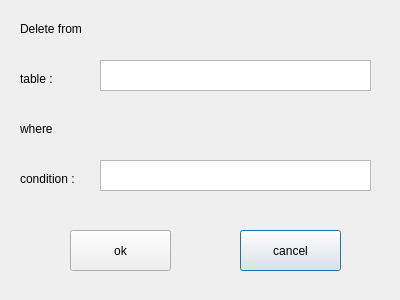
<?xml version="1.0" encoding="UTF-8"?>
<ui version="4.0">
 <class>Dialog</class>
 <widget class="QDialog" name="Dialog">
  <property name="geometry">
   <rect>
    <x>0</x>
    <y>0</y>
    <width>400</width>
    <height>300</height>
   </rect>
  </property>
  <property name="windowTitle">
   <string>Dialog</string>
  </property>
  <widget class="QPushButton" name="cancel_btn">
   <property name="geometry">
    <rect>
     <x>240</x>
     <y>230</y>
     <width>101</width>
     <height>41</height>
    </rect>
   </property>
   <property name="text">
    <string>cancel</string>
   </property>
  </widget>
  <widget class="QPushButton" name="ok_btn">
   <property name="geometry">
    <rect>
     <x>70</x>
     <y>230</y>
     <width>101</width>
     <height>41</height>
    </rect>
   </property>
   <property name="text">
    <string>ok</string>
   </property>
  </widget>
  <widget class="QLabel" name="label">
   <property name="geometry">
    <rect>
     <x>20</x>
     <y>20</y>
     <width>101</width>
     <height>17</height>
    </rect>
   </property>
   <property name="text">
    <string>Delete from</string>
   </property>
  </widget>
  <widget class="QLabel" name="label_2">
   <property name="geometry">
    <rect>
     <x>20</x>
     <y>70</y>
     <width>61</width>
     <height>17</height>
    </rect>
   </property>
   <property name="text">
    <string>table :</string>
   </property>
  </widget>
  <widget class="QLabel" name="label_3">
   <property name="geometry">
    <rect>
     <x>20</x>
     <y>170</y>
     <width>81</width>
     <height>17</height>
    </rect>
   </property>
   <property name="text">
    <string>condition : </string>
   </property>
  </widget>
  <widget class="QLabel" name="label_4">
   <property name="geometry">
    <rect>
     <x>20</x>
     <y>120</y>
     <width>67</width>
     <height>17</height>
    </rect>
   </property>
   <property name="text">
    <string>where</string>
   </property>
  </widget>
  <widget class="QTextEdit" name="table_edt">
   <property name="geometry">
    <rect>
     <x>100</x>
     <y>60</y>
     <width>271</width>
     <height>31</height>
    </rect>
   </property>
  </widget>
  <widget class="QTextEdit" name="condition_edt">
   <property name="geometry">
    <rect>
     <x>100</x>
     <y>160</y>
     <width>271</width>
     <height>31</height>
    </rect>
   </property>
  </widget>
 </widget>
 <resources/>
 <connections/>
</ui>
